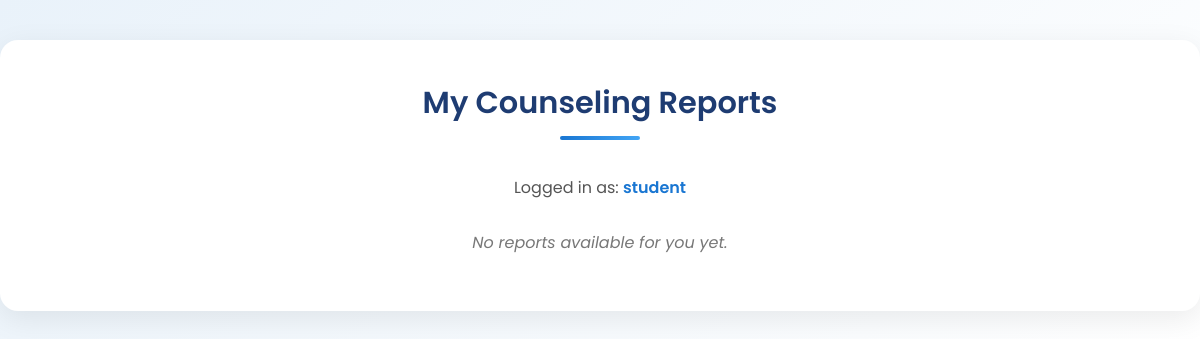
The page /student_view_report.php (signed in) on the database as committed earlier.
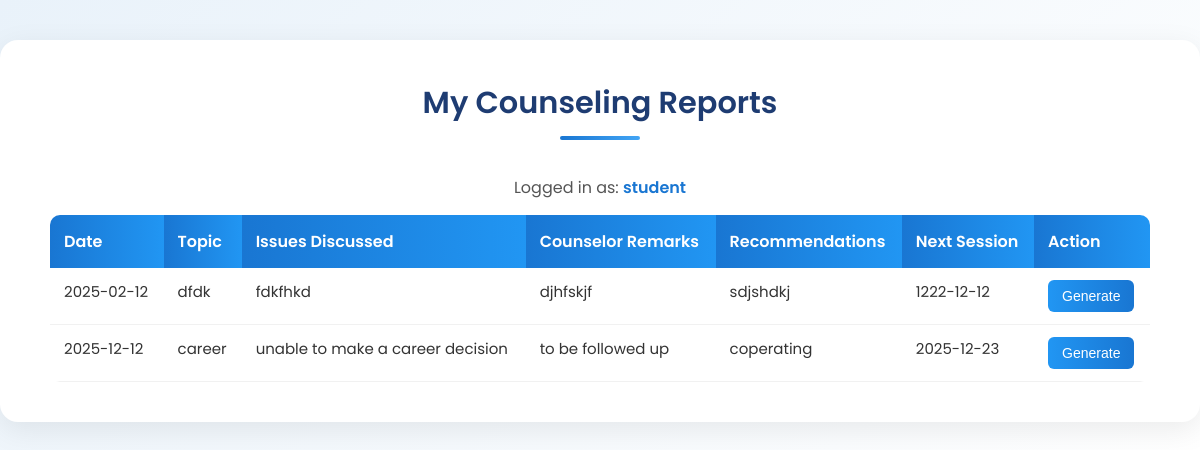
The same page on the database as committed later.
### tables this page shows
CREATE TABLE `counselor_reports` (
  `id` int(11) NOT NULL,
  `student_name` varchar(100) DEFAULT NULL,
  `session_date` date DEFAULT NULL,
  `session_topic` varchar(150) DEFAULT NULL,
  `issues_discussed` text DEFAULT NULL,
  `counselor_remarks` text DEFAULT NULL,
  `recommendations` text DEFAULT NULL,
  `next_session` date DEFAULT NULL,
  `created_at` timestamp NOT NULL DEFAULT current_timestamp()
);

### student_view_report.php (the view, shortened to what this page needs)
<?php
require 'db.php';
$student_id = $_SESSION['user_id'];
$stmt = $pdo->prepare("SELECT name FROM users WHERE id = ?");
$stmt->execute([$student_id]);
$student = $stmt->fetch(PDO::FETCH_ASSOC);
$student_name = $student ? $student['name'] : '';
$reports = [];
try {
    $stmt = $pdo->prepare("SELECT * FROM counselor_reports WHERE student_name = ? ORDER BY created_at DESC");
    $stmt->execute([$student_name]);
    $reports = $stmt->fetchAll(PDO::FETCH_ASSOC);
} catch (PDOException $e) {
    die("Database error: " . $e->getMessage());
}
?>
<!DOCTYPE html>
<html lang="en">
<head>
</head>
<body>
  <div class="container">
    <div class="title-bar">
      <h2>My Counseling Reports</h2>
      <div class="line"></div>
    </div>
    <div class="student-info">
      Logged in as: <span><?= htmlspecialchars($student_name) ?></span>
    </div>
    <?php if (count($reports) > 0): ?>
      <table>
        <thead>
          <tr>
            <th>Date</th>
            <th>Topic</th>
            <th>Issues Discussed</th>
            <th>Counselor Remarks</th>
            <th>Recommendations</th>
            <th>Next Session</th>
            <th>Action</th>
          </tr>
        </thead>
        <tbody>
          <?php foreach ($reports as $report): ?>
            <tr>
              <td><?= htmlspecialchars($report['session_date']) ?></td>
              <td><?= htmlspecialchars($report['session_topic']) ?></td>
              <td><?= nl2br(htmlspecialchars($report['issues_discussed'])) ?></td>
              <td><?= nl2br(htmlspecialchars($report['counselor_remarks'])) ?></td>
              <td><?= nl2br(htmlspecialchars($report['recommendations'])) ?></td>
              <td><?= htmlspecialchars($report['next_session']) ?></td>
              <td>
                <form method="post" action="print_report.php" target="_blank">
                  <button type="submit" class="btn">Generate</button>
                </form>
              </td>
            </tr>
          <?php endforeach; ?>
        </tbody>
      </table>
    <?php else: ?>
      <p class="no-report">No reports available for you yet.</p>
    <?php endif; ?>
  </div>
</body>
</html>

Rows that differ between the two databases and show on the page:
added counselor_reports: session_date "2025-02-12", session_topic "dfdk", issues_discussed "fdkfhkd", counselor_remarks "djhfskjf", recommendations "sdjshdkj", next_session "1222-12-12"
added counselor_reports: session_date "2025-12-12", session_topic "career", issues_discussed "unable to make a career decision", counselor_remarks "to be followed up", recommendations "coperating", next_session "2025-12-23"
Other text that changed with them:
text no longer shown: "No reports available for you yet."
text now shown: "Date Topic Issues Discussed Counselor Remarks Recommendations Next Session Action"
